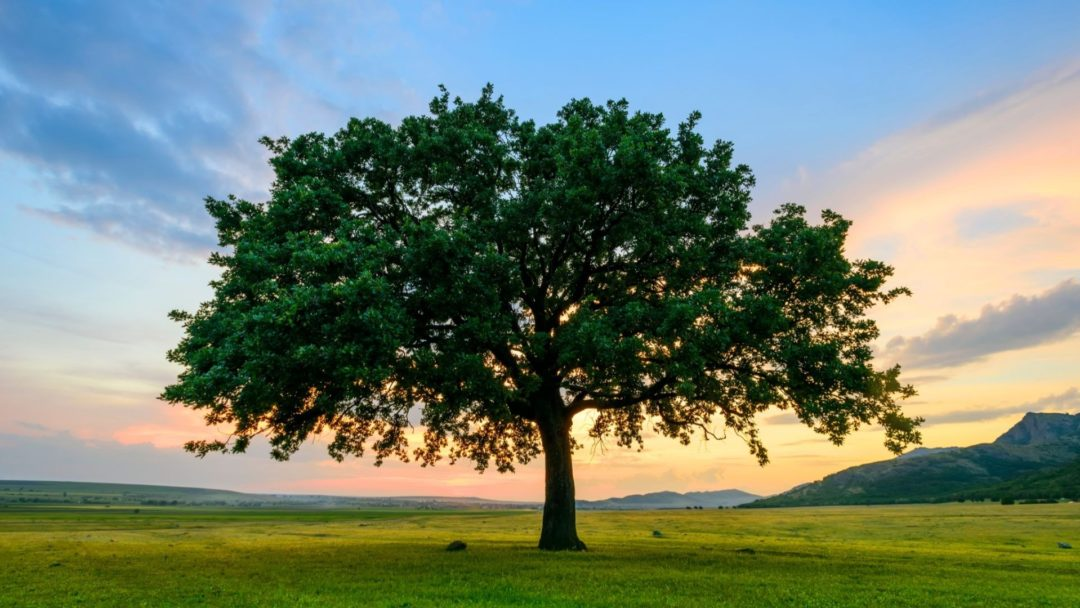
//> input picture 0717/convolution_6/tree2.jpg, 1080 x 608 px
$ ./convolution_6   (built with g++ and OpenCV 4)
//> lines starting //> are read from the running program, lines starting //| are printed output that depends on the picture; after the words box and inside, x2 and y2 are one past the last pixel; in counts of white or black regions, pixels touching at a corner belong together
#include <opencv2/opencv.hpp>
#include <stdio.h>
#include <iostream>
#include <stdlib.h>
#include <time.h>

using namespace cv;
using namespace std;

void padding(int W, int C, int P, int** input, int** padding);
void max_pooling(int Rw, int Rc, int F, int S, int** input, int** pool);

//////////////////////////////// Activation ////////////////////////////////
// [36 lines left out: functions getActivation, Activation, not called in this run]

//////////////////////////////// Padding ////////////////////////////////
int*** make_padding(int ch, int W, int C, int P, int*** input)
{
    int i,j;
    int ***pad;
    int x,y,z;

	pad = (int***)malloc(ch*sizeof(int**));

	for (i = 0; i < ch; i++){
		*(pad + i) = (int**)malloc((W + (2*P))*sizeof(int*));
		for (j = 0; j < (W + (2 * P)); j++){
			*(*(pad + i) + j) = (int*)malloc((C + (2*P))*sizeof(int));
		}
	}

	for (i = 0; i < ch; i++){
		padding(W, C, P, input[i], pad[i]);
	}

	Mat image_pad(W + 2*P, C + 2*P, CV_8UC3);

	for (z = 0; z < ch; z++){
		for (y = 0; y<image_pad.rows; y++){
			for (x = 0; x<image_pad.cols; x++){
				image_pad.at<cv::Vec3b>(y, x)[z] = pad[z][y][x];
			}
		}
	}

    //imwrite("test_padding.jpg",image_pad);
    //namedWindow("padding",WINDOW_AUTOSIZE);
    //imshow("padding",image_pad);
    return pad;
}

void padding(int W, int C, int P, int** input, int** padding)
{
    int i,j;

    for(i=0 ; i<P ; i++){
        for(j=0 ; j<(C+(2*P)) ; j++){
                padding[i][j] = 0;
        }
    }

    for(i=P ; i< (W+P) ; i++){
        for(j=0 ; j<P ; j++){
            padding[i][j] = 0;
        }

        for(j=P ; j<C+P ; j++){
            padding[i][j] = input[i-P][j-P];
        }

        for(j=C+P ; j<C+2*P ; j++){
            padding[i][j] = 0;
        }
    }

    for(i=W+P ; i<W+2*P ; i++){
        for(j=W+P ; j<(C+(2*P)) ; j++){
                padding[i][j] = 0;
        }
    }
}

//////////////////////////////// Convolution ////////////////////////////////
void Convolution(int Rw, int Rc, int F, int S, int** input, int** filter, int** conv)
{
    int i, j, k, m, n, sum;

    for(m=0 ; m< Rw ; m++){
        for(n=0 ; n < Rc ; n++){
            sum = 0;
            for(i=0; i<F ; i++){
                for(j=0 ; j<F; j++){
                    sum = sum + (input[m*S+i][n*S+j] * filter[i][j]);
                }
            }
            conv[m][n] = sum;
        }
    }
}

//////////////////////////////// Edge Detect ////////////////////////////////
int*** Edge_detect(Mat src, int ch, int Rw, int Rc, int W, int C, int S, int*** input, int** filter)
{
    int ***conv;
    int i, j;
    int x,y,z,temp;

	conv = (int***)malloc(ch*sizeof(int**));
	for (i = 0; i < ch; i++){
		*(conv + i) = (int**)malloc(Rw*sizeof(int*));
		for (j = 0; j < Rw; j++){
			*(*(conv + i) + j) = (int*)malloc(Rc*sizeof(int));
		}
	}

    clock_t begin = clock();

	for (i = 0; i < ch; i++){
		Convolution(Rw, Rc, 3, S, input[i], filter, conv[i]);
	}

    clock_t end = clock();
    double elapsed_secs = double(end - begin);
    printf("time : %.4f sec\n", elapsed_secs/CLOCKS_PER_SEC);

    Mat image_Edge(Rw,Rc,CV_8UC3);

	for (z = 0; z < ch; z++){
		for (y = 0; y<image_Edge.rows; y++){
			for (x = 0; x<image_Edge.cols; x++){
                temp = conv[z][y][x];
                if(temp > 255){
                    temp = 255;
                }
                else if(temp<0){
                    temp = 0;
                }
				image_Edge.at<cv::Vec3b>(y, x)[z] = temp;
			}
		}
	}

    //imwrite("test_edge.jpg",image_Edge);
    //namedWindow("Edge Detect",WINDOW_AUTOSIZE);
    //imshow("Edge Detect",image_Edge);

    Mat dst;
    int temp2;

    Mat kernel = (Mat_<int>(3,3) << -1,-1,-1,-1,8,-1,-1,-1,-1);
    filter2D( src, dst, -1 , kernel, Point( -1, -1 ), 0, BORDER_DEFAULT );

	for (z = 0; z < ch; z++){
		for (y = 0; y<Rw; y++){
			for (x = 0; x<Rc; x++){
				temp2 = image_Edge.at<cv::Vec3b>(y, x)[z] - dst.at<cv::Vec3b>(y, x)[z];  //B G R
                if(temp2 < 0) temp2 = 0;
                dst.at<cv::Vec3b>(y, x)[z] = temp2;
			}
		}
	}

    namedWindow( "filter2D Demo sub", CV_WINDOW_AUTOSIZE );
    imshow( "filter2D Demo sub", dst );

    return conv;
}

//////////////////////////////// Blur Effect ////////////////////////////////
// [108 lines left out: functions Blur_effect, MAX_pooling, max_pooling, not called in this run]
/*
void MyBlur(const Mat& input, Mat& output, const Size& size)
{
    Mat kernel(size,CV_32F,Scalar(1.0/size.area()));
    filter2D(input, output, input.depth(),kernal);
}
*/

// [20 lines left out: function conv2, not called in this run]

//////////////////////////////////////////////////////////////////////
//////////////////////////////// Main ////////////////////////////////
//////////////////////////////////////////////////////////////////////
int main()
{
    int i, j, ch;
	int ***p, ***pad,***conv;
	int W,C,F,P,S;
    int x, y, z;

    Mat image;
    image = imread("tree2.jpg",IMREAD_COLOR);
//> image is the input picture: 608 rows x 1080 cols, CV_8UC3; mean B, G, R 113.1, 129.1, 113.9
    if(image.empty())
    {
        cout << "Could not open or find the image" << endl;
        return -1;
    }

    W = image.rows;
//> W = 608
    C = image.cols;
//> C = 1080
    ch = image.channels();
//> ch = 3

// [15 lines of commented-out code are left out]


	p = (int***)malloc(ch*sizeof(int**));

	for (i = 0; i < ch; i++){
		*(p + i) = (int**)malloc(W*sizeof(int*));
		for (j = 0; j < W; j++){
			*(*(p + i) + j) = (int*)malloc(C*sizeof(int));
		}
	}

	for (z = 0; z < ch; z++){
		for (y = 0; y<W; y++){
			for (x = 0; x<C; x++){
				p[z][y][x] = image.at<cv::Vec3b>(y, x)[z];  //B G R
			}
		}
	}


    printf("Padding rate : ");
	scanf("%d", &P);
//> the answer given: 3

	printf("Stride value : ");
	scanf("%d", &S);
//> the answer given: 3

    int Rw, Rc, mode=0;
    int **filter, ***act;
    int Edge[3][3] = {{-1, -1, -1},{-1, 8, -1},{-1, -1, -1}};
    int Blur[5][5] = {{1, 4, 6, 4, 1},{4, 16, 24, 16, 4},{6, 24, 36, 24, 6},{4, 16, 24, 16, 4},{1, 4, 6, 4, 1}};

    //make padding image
    pad = make_padding(ch, W, C, P, p);
//> in make_padding, `Mat image_pad(W + 2*P, C + 2*P, CV_8UC3);`: image_pad: 614 rows x 1086 cols, CV_8UC3; every value is 0
//> after the loop in make_padding, `for (z = 0; z < ch; z++)`:
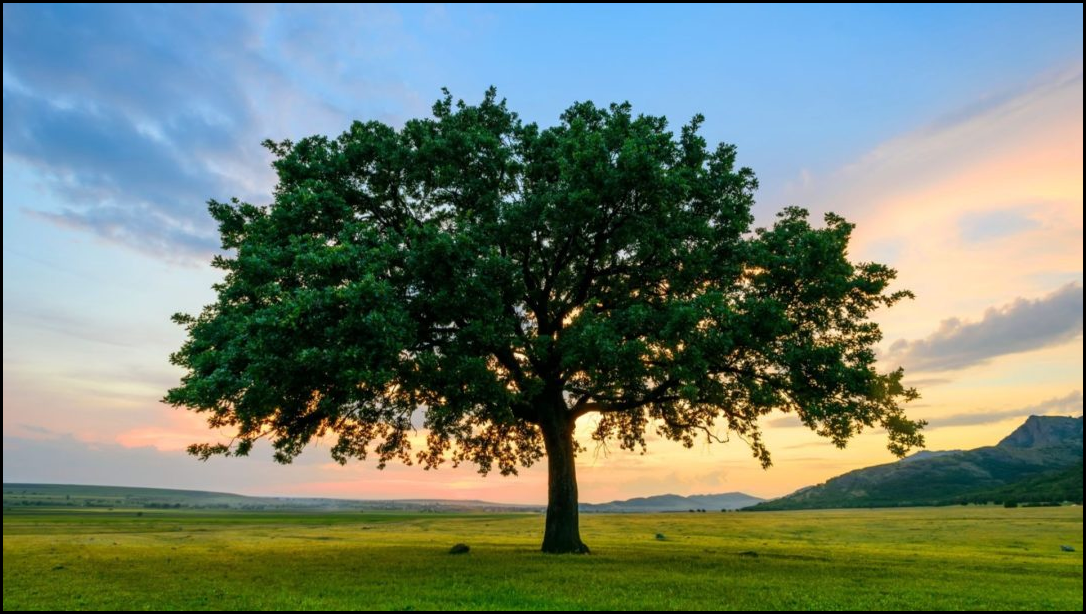
//> image_pad: 614 rows x 1086 cols, CV_8UC3; mean B, G, R 111.4, 127.2, 112.2

    while(1)
    {
        printf("< MODE >   1.Activation   2.Edge   3.Blur   4.max_pooling  : ");
        scanf("%d",&mode);
//> the answer given: 2

        if(mode == 1)
        {
            act = Activation(ch, W, C, P, pad);

            for (i = 0; i < ch; i++){
		        for (j = 0; j < (W + (2*P)); j++){
			        free(*(*(act + i) + j));
		        }
		        free(*(act + i));
	        }
	        free(act);

            break;
        }
        else if(mode == 2)
        {
            F = 3;
            Rw = ((W-F+2*P)/S)+1;
//> Rw = 204
            Rc = ((C-F+2*P)/S)+1;
//> Rc = 362

        	filter = (int**)malloc(ch*sizeof(int*));
	        for (i = 0; i < F; i++){
		        *(filter + i) = (int*)malloc(F*sizeof(int));
	        }

	        for (i = 0; i < F; i++){
		        for (j = 0; j < F; j++){
                    filter[i][j] = Edge[i][j];
		        }
	        }


            conv = Edge_detect(image, ch, Rw, Rc, W, C, S, pad, filter);
//> in Edge_detect, `Mat image_Edge(Rw,Rc,CV_8UC3);`: image_Edge: 204 rows x 362 cols, CV_8UC3; every value is 0
//> after the loop in Edge_detect, `for (z = 0; z < ch; z++)`:
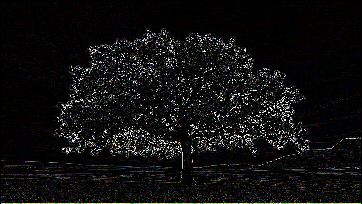
//> image_Edge: 204 rows x 362 cols, CV_8UC3; mean B, G, R 14.6, 15.8, 15.4
//> after the loop in Edge_detect, `for (z = 0; z < ch; z++)`: temp = 0
//> in Edge_detect, `filter2D( src, dst, -1 , kernel, Point( -1, -1 ), 0, BORDER_DEFAULT );`:
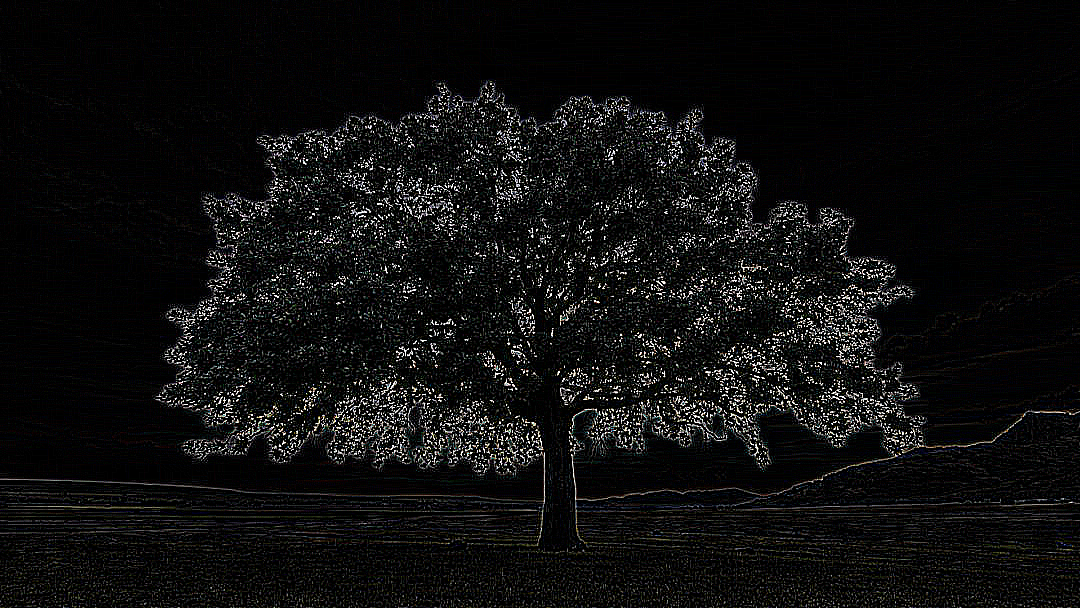
//> dst: 608 rows x 1080 cols, CV_8UC3; mean B, G, R 14.9, 15.1, 15
//> after the loop in Edge_detect, `for (z = 0; z < ch; z++)`:
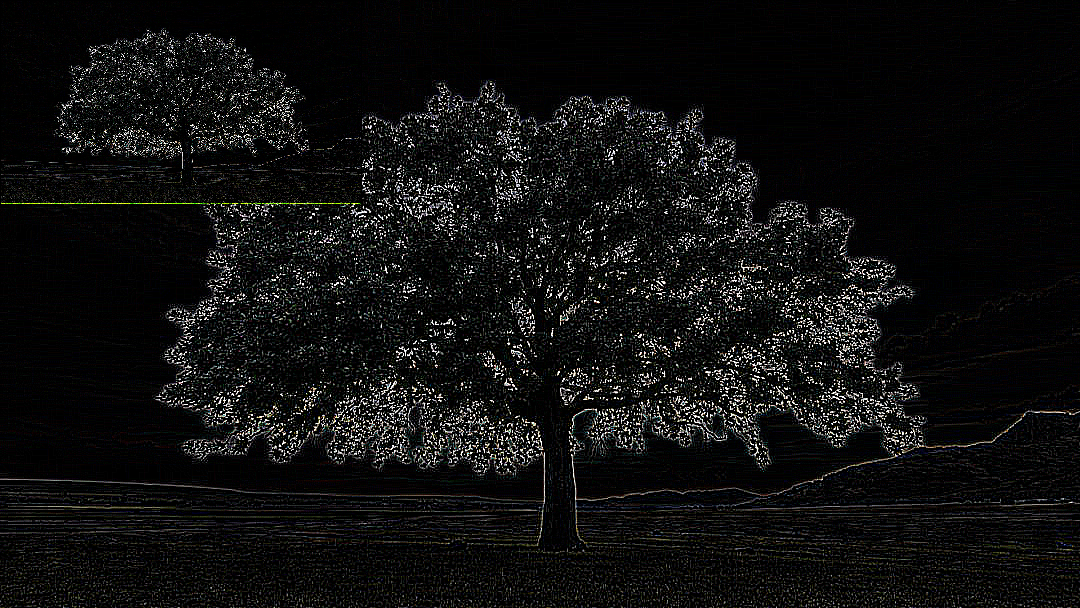
//> dst: 608 rows x 1080 cols, CV_8UC3; 9.78% of pixels changed, all inside (x1, y1, x2, y2) = (0, 0, 362, 204)


            break;
        }
        else if(mode == 3)
        {
            F = 5;
            Rw = ((W-F+2*P)/S)+1;
            Rc = ((C-F+2*P)/S)+1;

            filter = (int**)malloc(F*sizeof(int*));
	        for (i = 0; i < F; i++){
		        *(filter + i) = (int*)malloc(F*sizeof(int));
	        }

	        for (i = 0; i < F; i++){
		        for (j = 0; j < F; j++){
                    filter[i][j] = Blur[i][j];
		        }
	        }

            conv = Blur_effect(ch, Rw, Rc, S, pad, filter);


            break;
        }
        else if(mode == 4)
        {
        	printf("F value : ");
	        scanf("%d", &F);

            Rw = ((W-F+2*P)/S)+1;
            Rc = ((C-F+2*P)/S)+1;
            conv = MAX_pooling(ch, Rw, Rc, F, P, S, pad);
            break;
        }
        else
        {
            printf("번호를 잘못 눌렀음!\n");
        }
    }

    //namedWindow("Blurred Image",WINDOW_AUTOSIZE);
    //imshow("Blurred Image",Blurred);

    waitKey(0);

    if(mode==2 & mode==3 & mode==4)
    {
        for (i = 0; i < F; i++){
		    free(*(filter + i));
	    }
        free(filter);

	    for (i = 0; i < ch; i++){
		    for (j = 0; j < Rw; j++){
			    free(*(*(conv + i) + j));
		    }
		    free(*(conv + i));
	    }
	    free(conv);
    }

	for (i = 0; i < ch; i++){
		for (j = 0; j < W; j++){
			free(*(*(p + i) + j));
		}
		free(*(p + i));
	}
	free(p);

	for (i = 0; i < ch; i++){
		for (j = 0; j < (W + (2*P)); j++){
			free(*(*(pad + i) + j));
		}
		free(*(pad + i));
	}
	free(pad);
}
